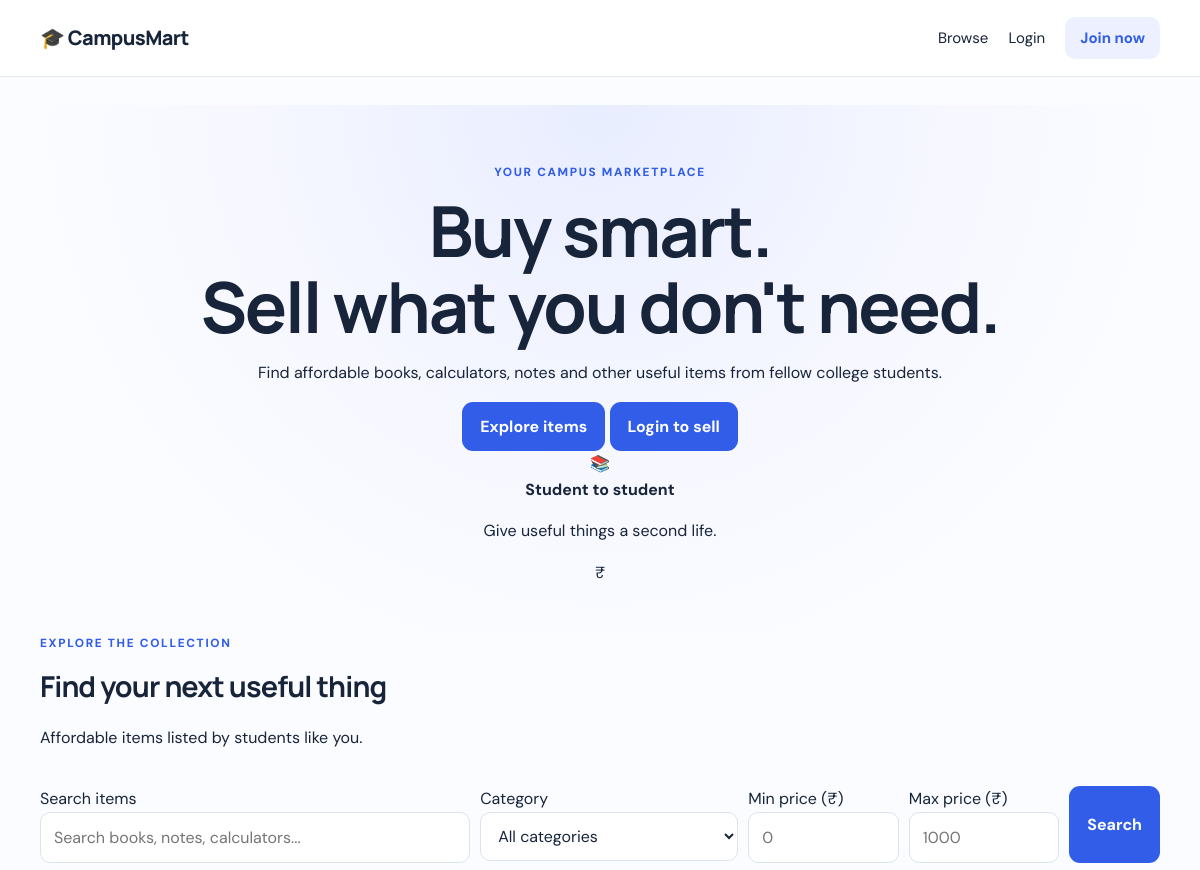
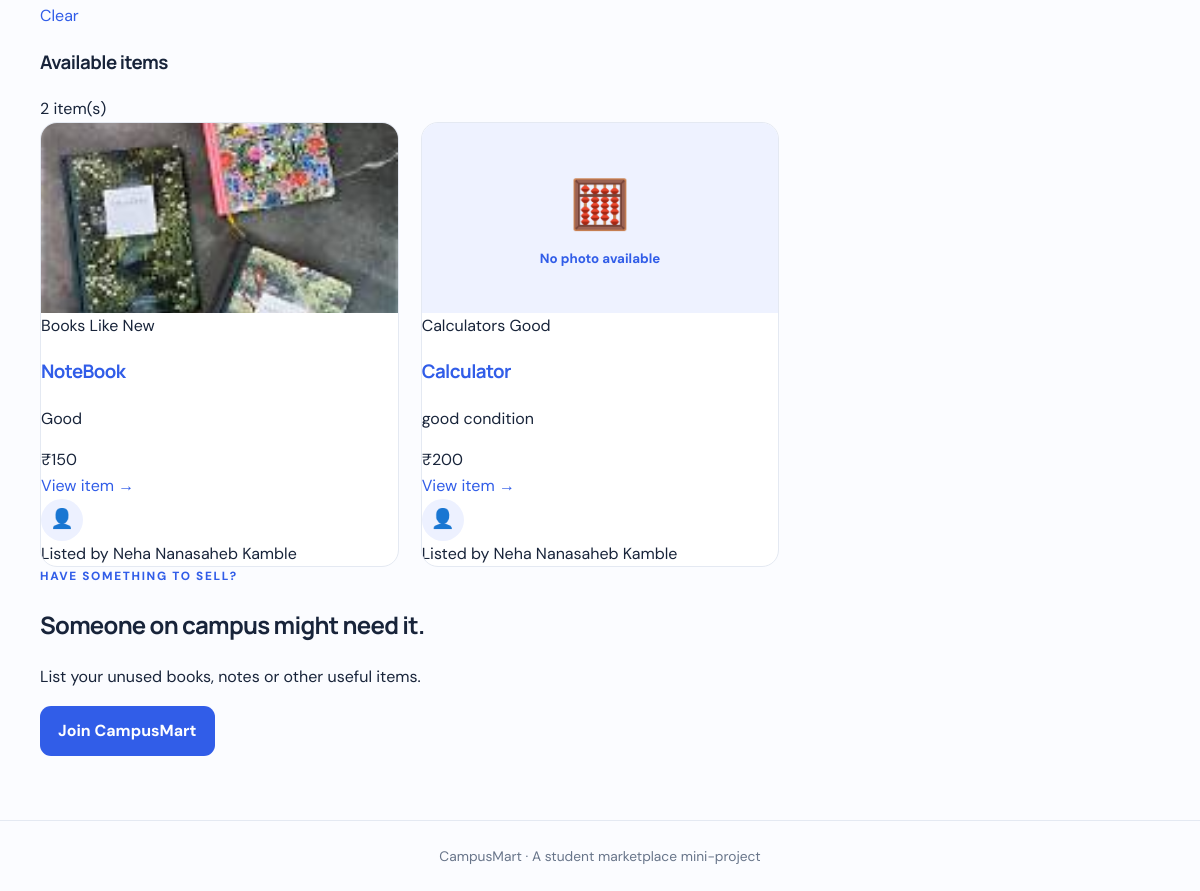
The page / on the database its author committed (2 pictures, top to bottom).
### tables this page shows
CREATE TABLE products (
                id INTEGER PRIMARY KEY AUTOINCREMENT,
                seller_id INTEGER NOT NULL,
                name TEXT NOT NULL,
                category TEXT NOT NULL,
                price REAL NOT NULL CHECK(price >= 0),
                condition TEXT NOT NULL,
                description TEXT NOT NULL,
                image_url TEXT,
                created_at TIMESTAMP DEFAULT CURRENT_TIMESTAMP,
                FOREIGN KEY (seller_id) REFERENCES users(id) ON DELETE CASCADE
            );

CREATE TABLE users (
                id INTEGER PRIMARY KEY AUTOINCREMENT,
                name TEXT NOT NULL,
                email TEXT NOT NULL UNIQUE,
                password_hash TEXT NOT NULL,
                created_at TIMESTAMP DEFAULT CURRENT_TIMESTAMP
            );

### app.py (the view, shortened to what this page needs)
@app.route("/")
def index():
    search = request.args.get("q", "").strip()
    category = request.args.get("category", "").strip()
    min_price = request.args.get("min_price", "").strip()
    max_price = request.args.get("max_price", "").strip()
    query = """
        SELECT
            products.*,
            users.name AS seller_name
        FROM products
        JOIN users
            ON products.seller_id = users.id
        WHERE 1 = 1
    """
    parameters = []
    if category:
        if category in CATEGORIES:
            query += " AND products.category = ?"
            parameters.append(category)
        else:
            category = ""
    query += " ORDER BY products.created_at DESC"
    with get_db() as db:
        products = db.execute(
            query, parameters
        ).fetchall()
    return render_template(
        "index.html",
        products=products,
        categories=CATEGORIES,
        search=search,
        selected_category=category,
        min_price=min_price,
        max_price=max_price
    )

### app.py (called while the page is built)
def get_db():
    connection = sqlite3.connect(
        app.config["DATABASE"]
    )
    connection.row_factory = sqlite3.Row
    connection.execute("PRAGMA foreign_keys = ON")
    return connection

### templates/index.html (shortened to what this page needs)
{% extends "base.html" %}
{% block content %}
<section class="hero">
    <div class="hero-content">
        <p class="eyebrow">YOUR CAMPUS MARKETPLACE</p>
        <h1>Buy smart.<br>Sell what you don't need.</h1>
        <p class="hero-description">
            Find affordable books, calculators, notes and other useful
            items from fellow college students.
        </p>
        <div class="hero-actions">
            <a href="#marketplace" class="button">Explore items</a>
            {% if session.get('user_id') %}
                <a href="{{ url_for('sell') }}" class="button button-outline">
                    + Sell an item
                </a>
            {% else %}
                <a href="{{ url_for('login') }}" class="button button-outline">
                    Login to sell
                </a>
            {% endif %}
        </div>
    </div>
    <div class="hero-decoration">
        <div class="hero-card">
            <span class="hero-emoji">📚</span>
            <div>
                <strong>Student to student</strong>
                <p>Give useful things a second life.</p>
            </div>
        </div>
        <div class="hero-circle">₹</div>
    </div>
</section>
<section class="marketplace-section" id="marketplace">
    <div class="section-heading">
        <div>
            <p class="eyebrow">EXPLORE THE COLLECTION</p>
            <h2>Find your next useful thing</h2>
            <p>Affordable items listed by students like you.</p>
        </div>
    </div>
    <form method="GET" action="{{ url_for('index') }}"
          class="search-form" id="search-form">
        <div class="search-input-wrap">
            <label for="search-q">Search items</label>
            <input
                type="search"
                id="search-q"
                name="q"
                value="{{ search }}"
                placeholder="Search books, notes, calculators..."
            >
        </div>
        <div class="filter-input-wrap">
            <label for="category-filter">Category</label>
            <select id="category-filter" name="category">
                <option value="">All categories</option>
            </select>
        </div>
        <div class="filter-input-wrap">
            <label for="min-price">Min price (₹)</label>
            <input
                type="number"
                id="min-price"
                name="min_price"
                min="0"
                step="0.01"
                value="{{ min_price }}"
                placeholder="0"
            >
        </div>
        <div class="filter-input-wrap">
            <label for="max-price">Max price (₹)</label>
            <input
                type="number"
                id="max-price"
                name="max_price"
                min="0"
                step="0.01"
                value="{{ max_price }}"
                placeholder="1000"
            >
        </div>
        <button type="submit" class="button search-button">
            Search
        </button>
        <a href="{{ url_for('index') }}" class="clear-filters">
            Clear
        </a>
    </form>
    <div class="results-heading">
        <h3>Available items</h3>
        <span>{{ products|length }} item(s)</span>
    </div>
    {% if products %}
        <div class="product-grid">
            {% for product in products %}
                <article class="product-card">
                    <a class="product-image-link"
                       href="{{ url_for('product_detail',
                                        product_id=product.id) }}">
                        {% if product.image_url %}
                            <img
                                class="product-image"
                                src="{{ url_for('static',
                                    filename=product.image_url) }}"
                                alt="{{ product.name }}"
                                loading="lazy"
                            >
                        {% else %}
                            <div class="product-placeholder">
                                <span>
                                    {% if product.category == 'Books' %}
                                        📚
                                    {% elif product.category == 'Calculators' %}
                                        🧮
                                    {% elif product.category == 'Notes' %}
                                        📝
                                    {% elif product.category == 'Stationery' %}
                                        ✏️
                                    {% elif product.category == 'Electronics' %}
                                        💻
                                    {% else %}
                                        🎒
                                    {% endif %}
                                </span>
                                <small>No photo available</small>
                            </div>
                        {% endif %}
                    </a>
                    <div class="product-card-content">
                        <div class="product-card-top">
                            <span class="category-tag">
                                {{ product.category }}
                            </span>
                            <span class="condition-tag">
                                {{ product.condition }}
                            </span>
                        </div>
                        <h3 class="product-title">
                            <a href="{{ url_for('product_detail',
                                                product_id=product.id) }}">
                                {{ product.name }}
                            </a>
                        </h3>
                        <p class="product-description">
                            {{ product.description|truncate(95) }}
                        </p>
                        <div class="product-card-bottom">
                            <div class="product-price">
                                ₹{{ "%.2f"|format(product.price)|replace(".00", "") }}
                            </div>
                            <a class="view-product-link"
                               href="{{ url_for('product_detail',
                                                product_id=product.id) }}">
                                View item →
                            </a>
                        </div>
                        <div class="seller-info">
                            <span class="seller-avatar">👤</span>
                            <span>Listed by {{ product.seller_name }}</span>
                        </div>
                    </div>
                </article>
            {% endfor %}
        </div>
    {% endif %}
</section>
<section class="bottom-cta">
    <div>
        <p class="eyebrow">HAVE SOMETHING TO SELL?</p>
        <h2>Someone on campus might need it.</h2>
        <p>List your unused books, notes or other useful items.</p>
    </div>
    {% if session.get('user_id') %}
        <a href="{{ url_for('sell') }}" class="button">
            Create a listing
        </a>
    {% else %}
        <a href="{{ url_for('register') }}" class="button">
            Join CampusMart
        </a>
    {% endif %}
</section>
{% endblock %}

### templates/base.html (shortened to what this page needs)
<!DOCTYPE html>
<html lang="en">
<head>
    <link rel="stylesheet" href="{{ url_for('static', filename='style.css') }}">
</head>
<body>
<header class="site-header">
    <div class="container nav">
        <a class="brand" href="{{ url_for('index') }}">🎓 CampusMart</a>
        <nav>
            <a href="{{ url_for('index') }}">Browse</a>
            {% if session.get('user_id') %}
                <a href="{{ url_for('sell') }}">Sell an item</a>
                <span class="welcome">Hi, {{ session.get('user_name') }}</span>
                <a class="nav-button" href="{{ url_for('logout') }}">Logout</a>
            {% else %}
                <a href="{{ url_for('login') }}">Login</a>
                <a class="nav-button" href="{{ url_for('register') }}">Join now</a>
            {% endif %}
        </nav>
    </div>
</header>
<main class="container main-content">
    {% block content %}{% endblock %}
</main>
<footer class="site-footer">
    <div class="container">CampusMart · A student marketplace mini-project</div>
</footer>
</body>
</html>

### static/style.css (style rules this page uses)
:root { --ink: #18243a; --muted: #68758a; --brand: #315de8; --brand-dark: #2447bd; --line: #e4e9f2; --surface: #ffffff; --soft: #f4f7fc; --green: #177c57; }
* { box-sizing: border-box; }
body { margin: 0; color: var(--ink); background: #fbfcff; font-family: "DM Sans", sans-serif; line-height: 1.6; }
h1, h2, h3, .brand { font-family: "Manrope", sans-serif; letter-spacing: -0.03em; }
a { color: var(--brand); text-decoration: none; }
.container { width: min(1120px, calc(100% - 36px)); margin: 0 auto; }
.site-header { background: rgba(255,255,255,.96); border-bottom: 1px solid var(--line); position: sticky; top: 0; z-index: 5; }
.nav { min-height: 76px; display: flex; justify-content: space-between; align-items: center; gap: 20px; }
.brand { color: var(--ink); font-size: 1.25rem; font-weight: 800; }
nav { display: flex; align-items: center; gap: 20px; font-size: .94rem; }
nav a:not(.nav-button) { color: var(--ink); }
.nav-button { background: #edf1ff; color: var(--brand); padding: 9px 15px; border-radius: 10px; font-weight: 700; }
.main-content { min-height: calc(100vh - 150px); padding-top: 28px; padding-bottom: 64px; }
.hero { text-align: center; padding: 58px 20px 48px; background: radial-gradient(circle at 50% 0%, #e8edff 0, #f7f8ff 48%, transparent 75%); border-radius: 24px; }
.eyebrow { color: var(--brand); font-size: .74rem; font-weight: 800; letter-spacing: .14em; margin: 0 0 10px; }
.hero h1 { font-size: clamp(2.4rem, 6vw, 4.4rem); line-height: 1.08; margin: 0; }
.button { display: inline-flex; justify-content: center; align-items: center; border: 0; border-radius: 11px; padding: 12px 18px; color: white; background: var(--brand); font: inherit; font-weight: 700; cursor: pointer; transition: .18s ease; }
.search-form { display: grid; grid-template-columns: 2fr 1.2fr .7fr .7fr auto; gap: 10px; }
input, select, textarea { width: 100%; padding: 12px 13px; border: 1px solid #dce2ee; border-radius: 10px; background: white; color: var(--ink); font: inherit; outline: none; }
.section-heading { display: flex; justify-content: space-between; align-items: end; gap: 15px; margin-bottom: 20px; }
.section-heading h2 { margin: 0; font-size: 1.8rem; }
.product-grid { display: grid; grid-template-columns: repeat(3, minmax(0, 1fr)); gap: 22px; }
.product-card { overflow: hidden; border: 1px solid var(--line); background: white; border-radius: 17px; transition: .2s ease; }
.product-image, .product-placeholder { display: flex; width: 100%; height: 190px; object-fit: cover; background: #eef2ff; }
.product-placeholder { align-items: center; justify-content: center; flex-direction: column; gap: 4px; color: var(--brand); }
.product-placeholder span { font-size: 3rem; }
.product-placeholder small { font-weight: 700; }
.seller-avatar { display: grid; place-items: center; width: 42px; height: 42px; border-radius: 50%; background: #edf1ff; font-size: 1.2rem; }
.site-footer { border-top: 1px solid var(--line); color: var(--muted); padding: 24px 0; font-size: .86rem; text-align: center; }

### rows shown on the page
products: image_url (picture), category "Books", condition "Like New", name "NoteBook", description "Good", price "150", seller_name "Neha Nanasaheb Kamble"
products: shows "No photo available", category "Calculators", condition "Good", name "Calculator", description "good condition", price "200", seller_name "Neha Nanasaheb Kamble"

### other values the page prints
{{ products|length }} "2"
